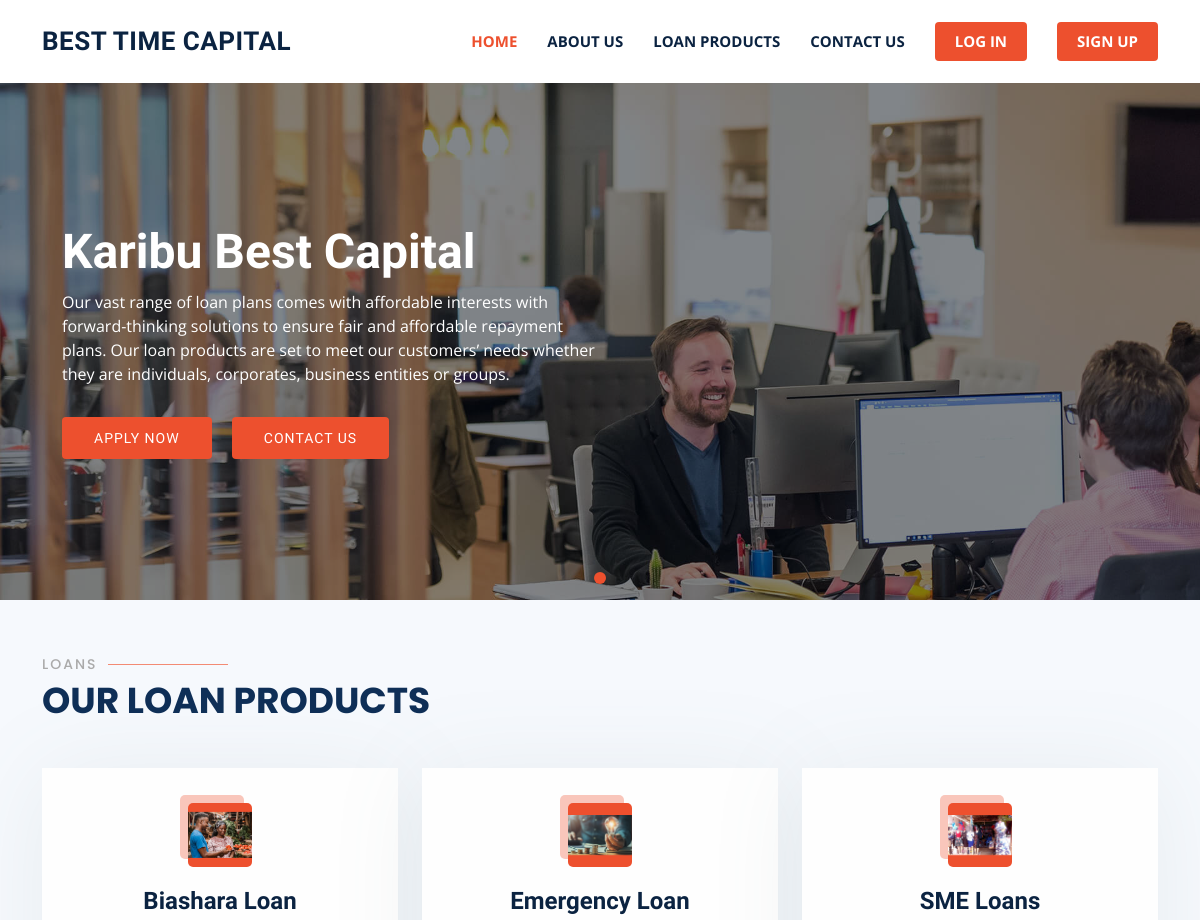
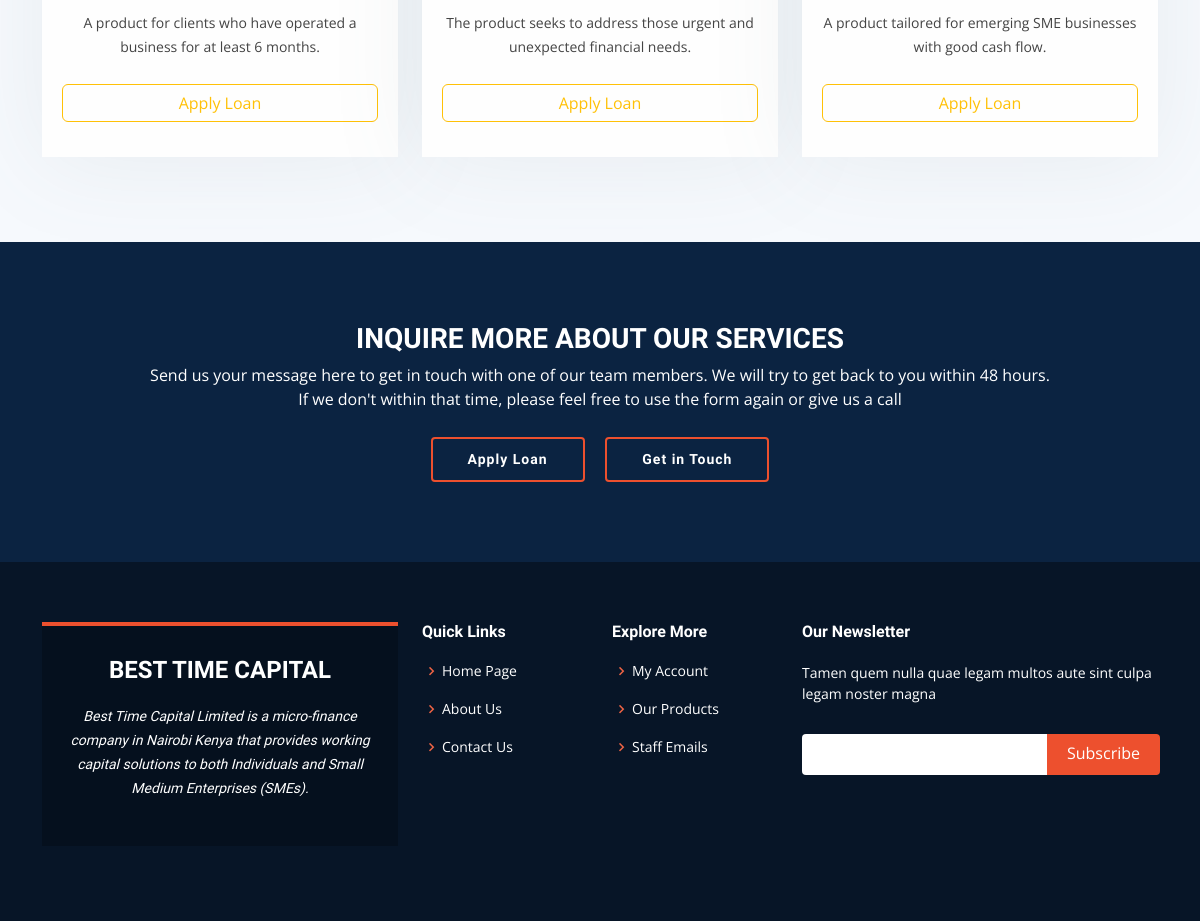
The page / on the database its author committed (2 pictures, top to bottom).
### loans/models.py (models this page shows, shortened)
class Loans(models.Model):
    loan_title = models.CharField(max_length=255)
    loan_description = models.TextField()
    interest = models.IntegerField()
    thumbnail = models.ImageField(upload_to ='uploads/')
    created_by = models.ForeignKey(CustomUser, related_name='loans', on_delete=models.CASCADE)
    created_at = models.DateTimeField(auto_now_add=True)
    changed_at = models.DateTimeField(auto_now=True)

### pages/views.py (the view)
# urls.py: path('', index_view, name="index_view"),
def index_view(request):
    loans = Loans.objects.all().order_by('-created_at')[0:3]
    context = {
        "loans": loans,
    }
    return render(request, 'pages/index.html', context)

### pages/templates/pages/index.html (shortened to what this page needs)
{% extends "base.html" %}
{% load static %}
{% block content %}
  <section id="hero" style="height: 75vh;" >
    <div id="heroCarousel" data-bs-interval="5000" class="carousel slide carousel-fade" data-bs-ride="carousel">
      <ol class="carousel-indicators" id="hero-carousel-indicators"></ol>
      <div class="carousel-inner" role="listbox">
        <div class="carousel-item active" style="background-image: url({% static 'assets/img/slide/slide-1.jpg' %})">
          <div class="carousel-container">
            <div class="container">
              <h2 class="animate__animated animate__fadeInDown">Karibu <span>Best Capital</span></h2>
              <p class="animate__animated animate__fadeInUp">
                Our vast range of loan plans comes with affordable interests with forward-thinking solutions to ensure fair and affordable repayment plans. Our loan products are set to meet our customers’ needs whether they are individuals, corporates, business entities or groups.
              </p>
              <a href="{% url 'all_loans' %}" class="btn-get-started animate__animated animate__fadeInUp scrollto">APPLY NOW</a> &nbsp;&nbsp;&nbsp;
              <a href="{% url 'contact_us' %}" class="btn-get-started animate__animated animate__fadeInUp scrollto">CONTACT US</a>
            </div>
          </div>
        </div>
      </div>
    </div>
  </section>
      <section id="services" class="services" style="background-color: #f6f9fd;">
        <div class="container" data-aos="fade-up">
          <div class="section-title">
            <h2>Loans</h2>
            <p>Our Loan Products</p>
          </div>
          <div class="row">
            {% for loan in loans %}
            <div class="col-lg-4 col-md-6 d-flex align-items-stretch" data-aos="zoom-in" data-aos-delay="100" style="margin-bottom: 25px;">
              <div class="icon-box" style="padding-top: 35px;">
                <div class="icon">
                  <img class="img-fluid" src="{{ loan.thumbnail.url }}" alt="" height="100" width="100" >
                </div>
                <h4><a href="{% url 'apply_for_loan' loan.id %}">{{ loan.loan_title }}</a></h4>
                <p>{{ loan.loan_description }}</p>
                <div class="d-grid gap-2" style="margin-top: 25px; margin-bottom: -45px; ">
                  <a class="btn btn-outline-warning" href="{% url 'apply_for_loan' loan.id %}" role="button">Apply Loan</a>
                </div>
              </div>
            </div>
            {% endfor %}
          </div>
        </div>
      </section>
        <section id="cta" class="cta">
          <div class="container" data-aos="zoom-in">
            <div class="text-center">
              <h3>INQUIRE MORE ABOUT OUR SERVICES</h3>
              <p> Send us your message here to get in touch with one of our team members.
                We will try to get back to you within 48 hours. <br> If we don't within that time,
                please feel free to use the form again or give us a call </p>
              <a class="cta-btn" href="{% url 'all_loans' %}">Apply Loan</a> &nbsp;&nbsp;&nbsp;
              <a class="cta-btn" href="{% url 'contact_us' %}">Get in Touch</a>
            </div>
          </div>
        </section>
{% endblock content %}

### static/assets/css/style.css (style rules this page uses)
body { font-family: "Open Sans", sans-serif; color: #444444; }
a { color: #ed502e; text-decoration: none; }
h1, h2, h3, h4, h5, h6 { font-family: "Raleway", sans-serif; }
#hero { width: 100%; height: 100vh; background-color: rgba(4, 12, 21, 0.8); overflow: hidden; position: relative; }
#hero .carousel, #hero .carousel-inner, #hero .carousel-item, #hero .carousel-item::before { position: absolute; top: 0; right: 0; left: 0; bottom: 0; }
#hero .carousel-item { background-size: cover; background-position: top center; background-repeat: no-repeat; }
#hero .carousel-item::before { content: ""; background-color: rgba(4, 12, 21, 0.5); }
#hero .carousel-container { display: flex; align-items: center; position: absolute; bottom: 0; top: 82px; left: 50px; right: 50px; }
#hero h2 { color: #fff; margin: 0; font-size: 48px; font-weight: 700; }
#hero p { -webkit-animation-delay: 0.4s; animation-delay: 0.4s; color: #fff; margin-top: 10px; }
@media (min-width: 1200px) { #hero p { width: 50%; } }
#hero .carousel-inner .carousel-item { transition-property: opacity; background-position: center top; }
#hero .carousel-inner .carousel-item, #hero .carousel-inner .active.carousel-item-start, #hero .carousel-inner .active.carousel-item-end { opacity: 0; }
#hero .carousel-inner .active, #hero .carousel-inner .carousel-item-next.carousel-item-start, #hero .carousel-inner .carousel-item-prev.carousel-item-end { opacity: 1; transition: 0.5s; }
#hero .btn-get-started { font-family: "Raleway", sans-serif; font-weight: 500; font-size: 14px; letter-spacing: 1px; display: inline-block; padding: 14px 32px; border-radius: 4px; transition: 0.5s; line-height: 1; color: #fff; -webkit-animation-delay: 0.8s; animation-delay: 0.8s; background: #ed502e; margin-top: 15px; }
section { padding: 60px 0; }
.section-title { padding-bottom: 40px; }
.section-title h2 { font-size: 14px; font-weight: 500; padding: 0; line-height: 1px; margin: 0 0 5px 0; letter-spacing: 2px; text-transform: uppercase; color: #aaaaaa; font-family: "Poppins", sans-serif; }
.section-title h2::after { content: ""; width: 120px; height: 1px; display: inline-block; background: #f38b74; margin: 4px 10px; }
.section-title p { margin: 0; margin: 0; font-size: 36px; font-weight: 700; text-transform: uppercase; font-family: "Poppins", sans-serif; color: #0f2f57; }
.services .icon-box { text-align: center; background: #fefefe; box-shadow: 0px 5px 90px 0px rgba(110, 123, 131, 0.1); padding: 80px 20px; transition: all ease-in-out 0.3s; }
.services .icon-box .icon { margin: 0 auto; width: 64px; height: 64px; background: #ed502e; border-radius: 5px; transition: all 0.3s ease-out 0s; display: flex; align-items: center; justify-content: center; margin-bottom: 20px; transform-style: preserve-3d; position: relative; z-index: 2; }
.services .icon-box .icon::before { position: absolute; content: ""; left: -8px; top: -8px; height: 100%; width: 100%; background: #f9c6bb; border-radius: 5px; transition: all 0.3s ease-out 0s; transform: translateZ(-1px); z-index: 1; }
.services .icon-box h4 { font-weight: 700; margin-bottom: 15px; font-size: 24px; }
.services .icon-box h4 a { color: #0b2341; }
.services .icon-box p { line-height: 24px; font-size: 14px; margin-bottom: 0; }
.cta { padding: 80px 0; background: #0b2341; }
.cta h3 { color: #fff; font-size: 28px; font-weight: 700; }
.cta p { color: #fff; }
.cta .cta-btn { font-family: "Raleway", sans-serif; font-weight: 600; font-size: 14px; letter-spacing: 1px; display: inline-block; padding: 10px 35px; border-radius: 4px; transition: 0.5s; margin-top: 10px; border: 2px solid #ed502e; color: #fff; }

### rows shown on the page
Loans: thumbnail (picture), loan_title "Biashara Loan", loan_description "A product for clients who have operated a business for at least 6 months."
Loans: thumbnail (picture), loan_title "Emergency Loan", loan_description "The product seeks to address those urgent and unexpected financial needs."
Loans: thumbnail (picture), loan_title "SME Loans", loan_description "A product tailored for emerging SME businesses with good cash flow."
